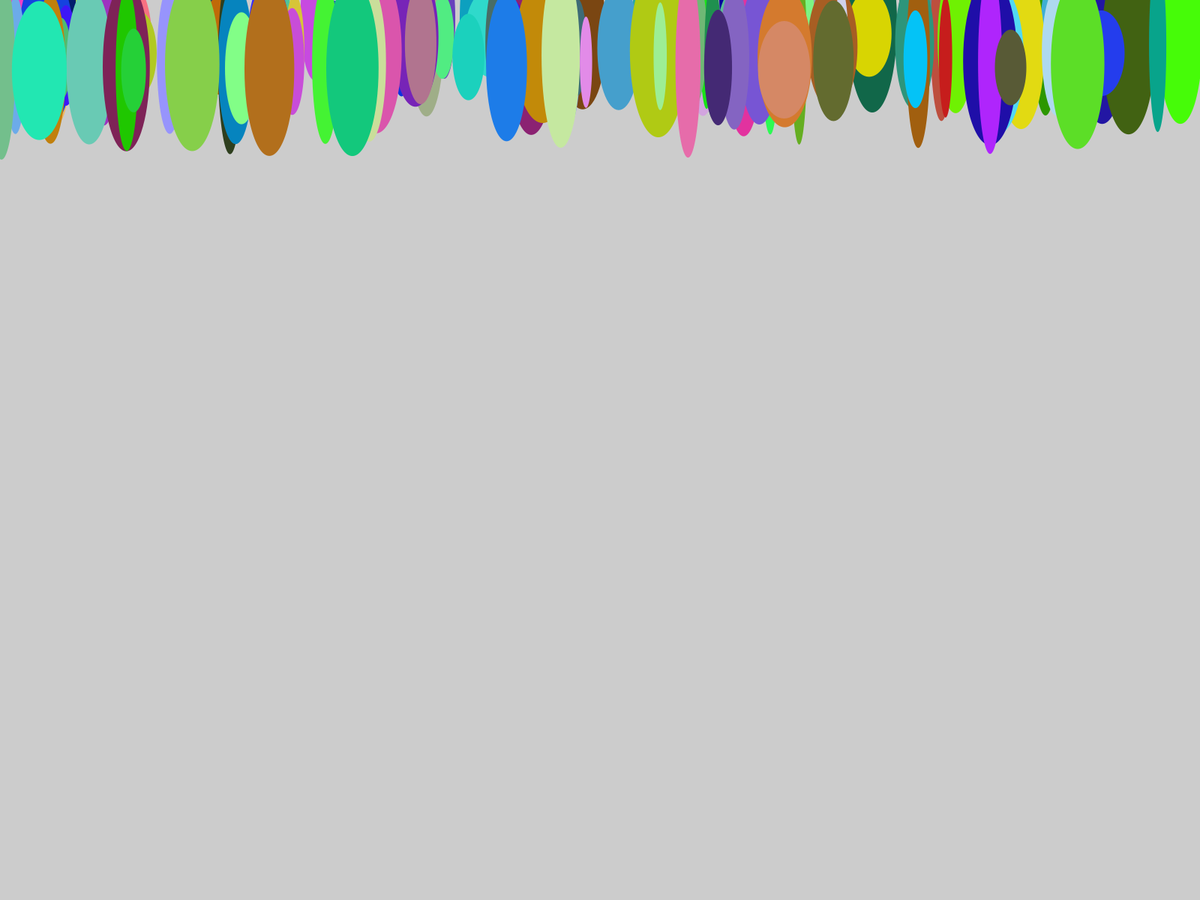
Frame 1 (no input)
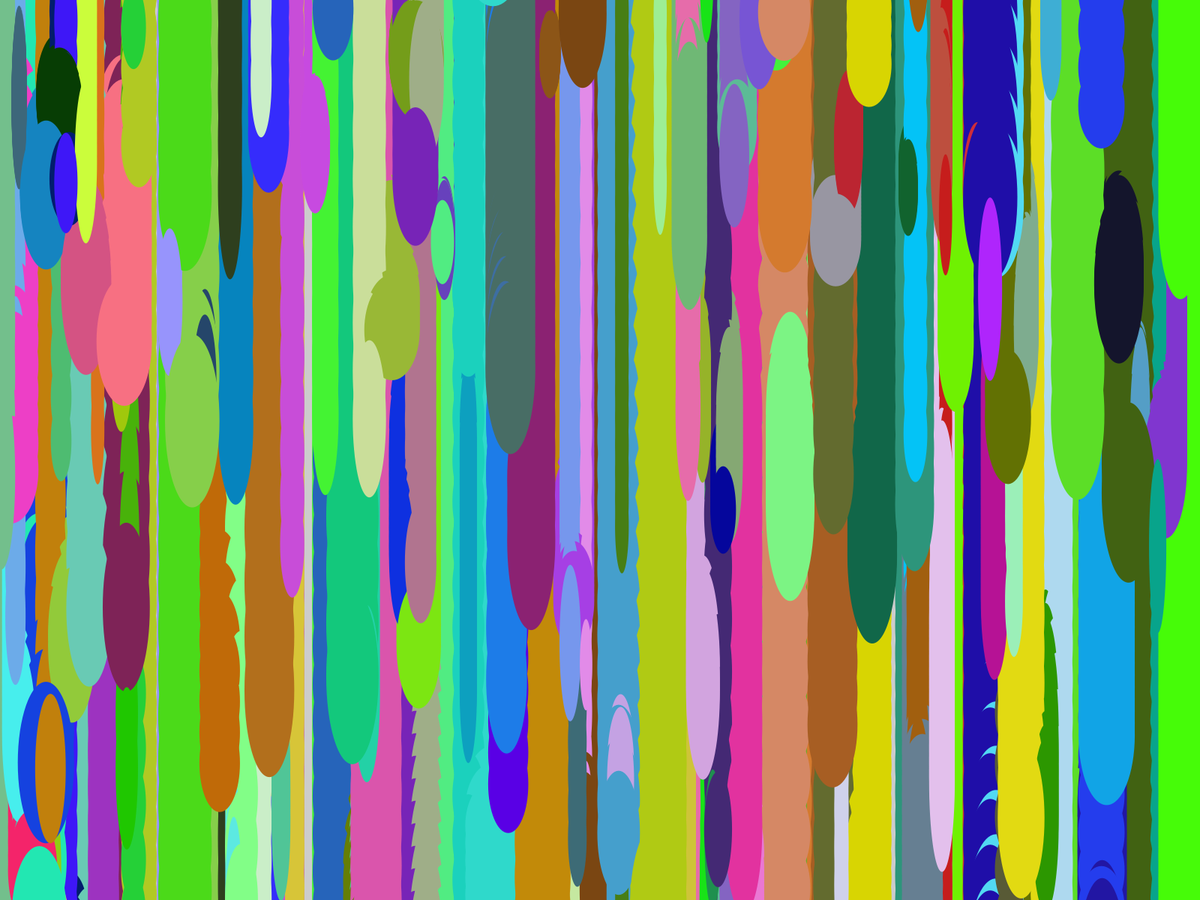
Frame 60 (the mouse pressed at the canvas centre just before this capture)
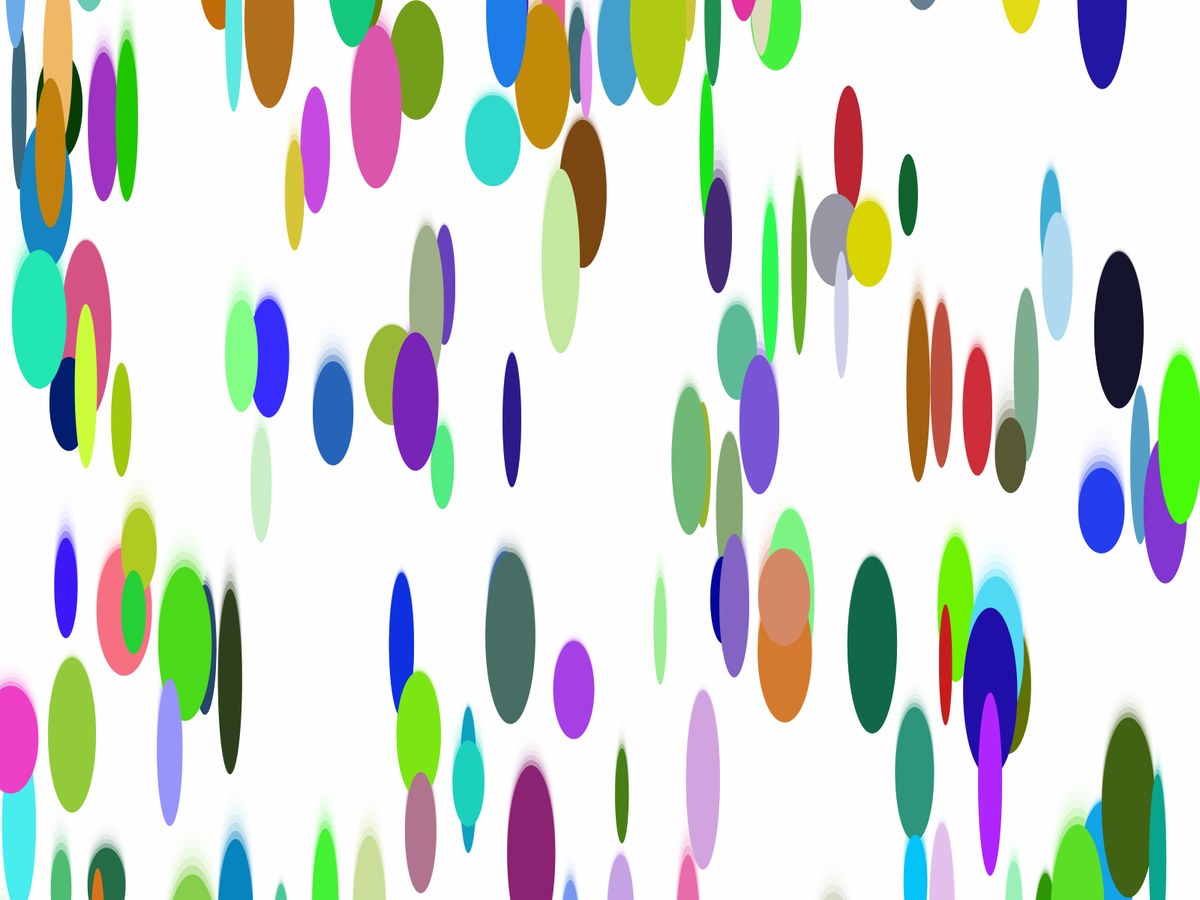
Frame 120 (the mouse held since frame 60 and released just before this capture)

The Processing sketch that drew these frames (run headless with seeded random() and noise(); from frame 60 on, the mouse is pressed at the canvas centre):

// Processing sketch: Rainbow_vertical_drip
// ── Rainbow_vertical_drip.pde

//Early attempt to learn OOP w/ Mercer Hanau. Useful for several other sketches.
randomcolor[] randomcolors = new randomcolor[150];

void setup() {  // The "factory"
 //size(800, 600);
 fullScreen();
 
 for(int i=1; i<randomcolors.length; i++) {
   randomcolors[i] = new randomcolor(random(width), 20, int(random(255)), int(random(255)), int(random(255)), width/100+random(60), random(100,250));
 }

}

void draw() {
  //background(255);
  noStroke();
  float alpha = map(mouseX, 0, width, 0, 255);
  fill(255, alpha);
  rect(0, 0, width, height);
  
  int divisor = int(map(mouseY, 0, height, 2, 20));
  
  for(int i=1; i<randomcolors.length; i++) {
   randomcolors[i].drive(i/divisor);
  }
}

// ── mycolor.pde
class randomcolor {  // Make same name as the file
  float x;  // x pos, y pos, color
  float y;
  
  int r;
  int g;
  int b;
  
  float l;
  float h;
  
  // function with same name as class: constructor. Function is called when "new randomcolor" calls function
  // Similar to setup: only called once
  randomcolor(float randomcolorx, float randomcolory, int red, int green, int blue, float randomcolorLength, float randomcolorHeight) {  // Receives variables, stores them in these properties
    x = randomcolorx;
    y = randomcolory;
    r = red;
    g = green;
    b = blue;
    l = randomcolorLength;
    h = randomcolorHeight;
  }
  
 // Like draw
 void drive(int speed) {
   y = y + speed;
   if (y >= height+h)
   {
     y = -h;
   }
   fill(r,g,b);
   ellipse(x, y, l, h);
 }
}
